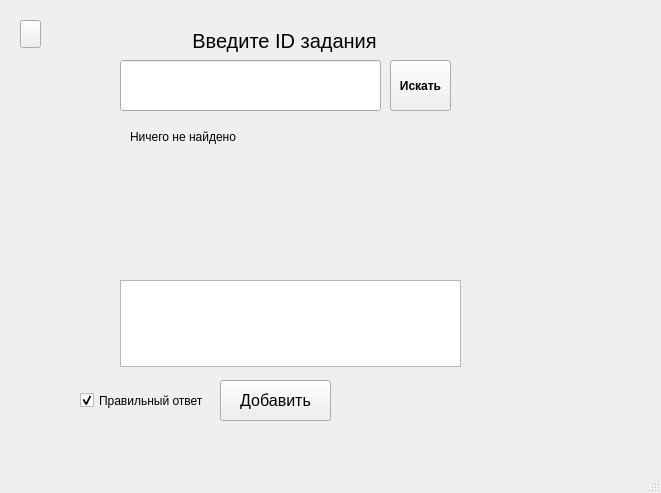
<?xml version="1.0" encoding="UTF-8"?>
<ui version="4.0">
 <class>MainWindow</class>
 <widget class="QMainWindow" name="MainWindow">
  <property name="geometry">
   <rect>
    <x>0</x>
    <y>0</y>
    <width>661</width>
    <height>493</height>
   </rect>
  </property>
  <property name="windowTitle">
   <string>MainWindow</string>
  </property>
  <widget class="QWidget" name="centralwidget">
   <widget class="QPushButton" name="back_button">
    <property name="geometry">
     <rect>
      <x>20</x>
      <y>20</y>
      <width>21</width>
      <height>28</height>
     </rect>
    </property>
    <property name="cursor">
     <cursorShape>PointingHandCursor</cursorShape>
    </property>
    <property name="autoFillBackground">
     <bool>false</bool>
    </property>
    <property name="text">
     <string/>
    </property>
    <property name="icon">
     <iconset>
      <normaloff>C:/Users/ryazh/Downloads/i.webp</normaloff>C:/Users/ryazh/Downloads/i.webp</iconset>
    </property>
   </widget>
   <widget class="QLabel" name="label">
    <property name="geometry">
     <rect>
      <x>130</x>
      <y>130</y>
      <width>331</width>
      <height>211</height>
     </rect>
    </property>
    <property name="text">
     <string>Ничего не найдено</string>
    </property>
    <property name="alignment">
     <set>Qt::AlignLeading|Qt::AlignLeft|Qt::AlignTop</set>
    </property>
   </widget>
   <widget class="QPushButton" name="pushButton">
    <property name="geometry">
     <rect>
      <x>390</x>
      <y>60</y>
      <width>61</width>
      <height>51</height>
     </rect>
    </property>
    <property name="font">
     <font>
      <pointsize>9</pointsize>
      <weight>75</weight>
      <bold>true</bold>
     </font>
    </property>
    <property name="cursor">
     <cursorShape>PointingHandCursor</cursorShape>
    </property>
    <property name="text">
     <string>Искать</string>
    </property>
   </widget>
   <widget class="QLineEdit" name="lineEdit">
    <property name="geometry">
     <rect>
      <x>120</x>
      <y>60</y>
      <width>261</width>
      <height>51</height>
     </rect>
    </property>
   </widget>
   <widget class="QTextEdit" name="textEdit">
    <property name="geometry">
     <rect>
      <x>120</x>
      <y>280</y>
      <width>341</width>
      <height>87</height>
     </rect>
    </property>
   </widget>
   <widget class="QPushButton" name="confirmButton">
    <property name="geometry">
     <rect>
      <x>220</x>
      <y>380</y>
      <width>111</width>
      <height>41</height>
     </rect>
    </property>
    <property name="font">
     <font>
      <pointsize>12</pointsize>
     </font>
    </property>
    <property name="cursor">
     <cursorShape>PointingHandCursor</cursorShape>
    </property>
    <property name="text">
     <string>Добавить</string>
    </property>
   </widget>
   <widget class="QLabel" name="label_2">
    <property name="geometry">
     <rect>
      <x>124</x>
      <y>25</y>
      <width>321</width>
      <height>31</height>
     </rect>
    </property>
    <property name="font">
     <font>
      <pointsize>15</pointsize>
     </font>
    </property>
    <property name="cursor">
     <cursorShape>PointingHandCursor</cursorShape>
    </property>
    <property name="text">
     <string>Введите ID задания</string>
    </property>
    <property name="alignment">
     <set>Qt::AlignCenter</set>
    </property>
   </widget>
   <widget class="QCheckBox" name="checkBox">
    <property name="geometry">
     <rect>
      <x>80</x>
      <y>380</y>
      <width>131</width>
      <height>41</height>
     </rect>
    </property>
    <property name="text">
     <string>Правильный ответ</string>
    </property>
    <property name="checked">
     <bool>true</bool>
    </property>
   </widget>
  </widget>
  <widget class="QStatusBar" name="statusbar"/>
 </widget>
 <resources/>
 <connections/>
</ui>
